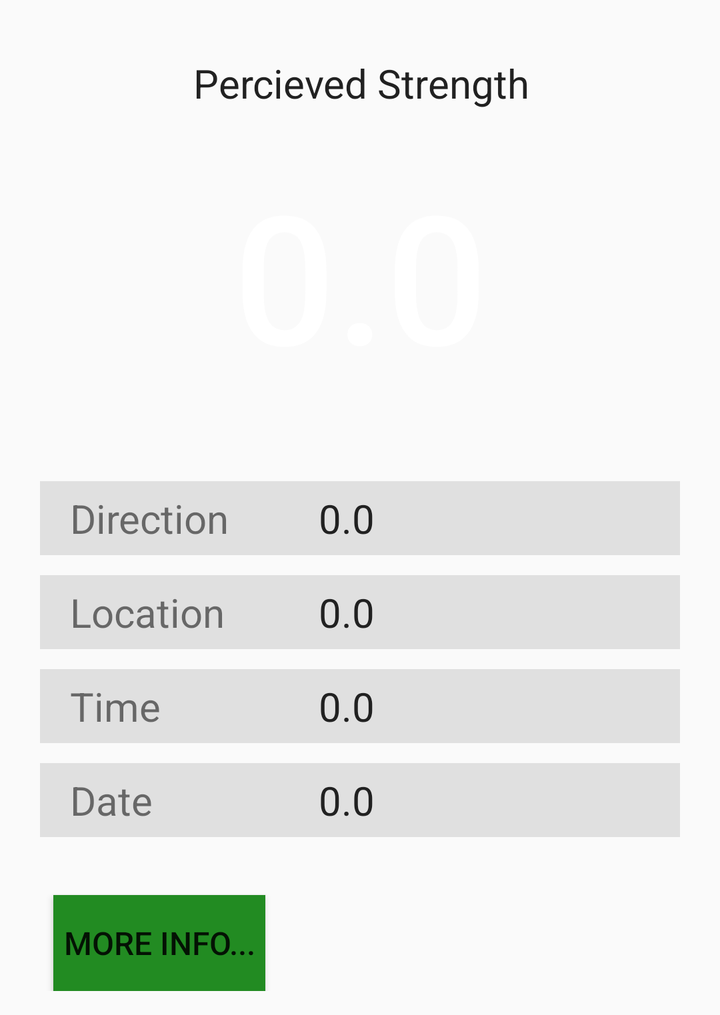
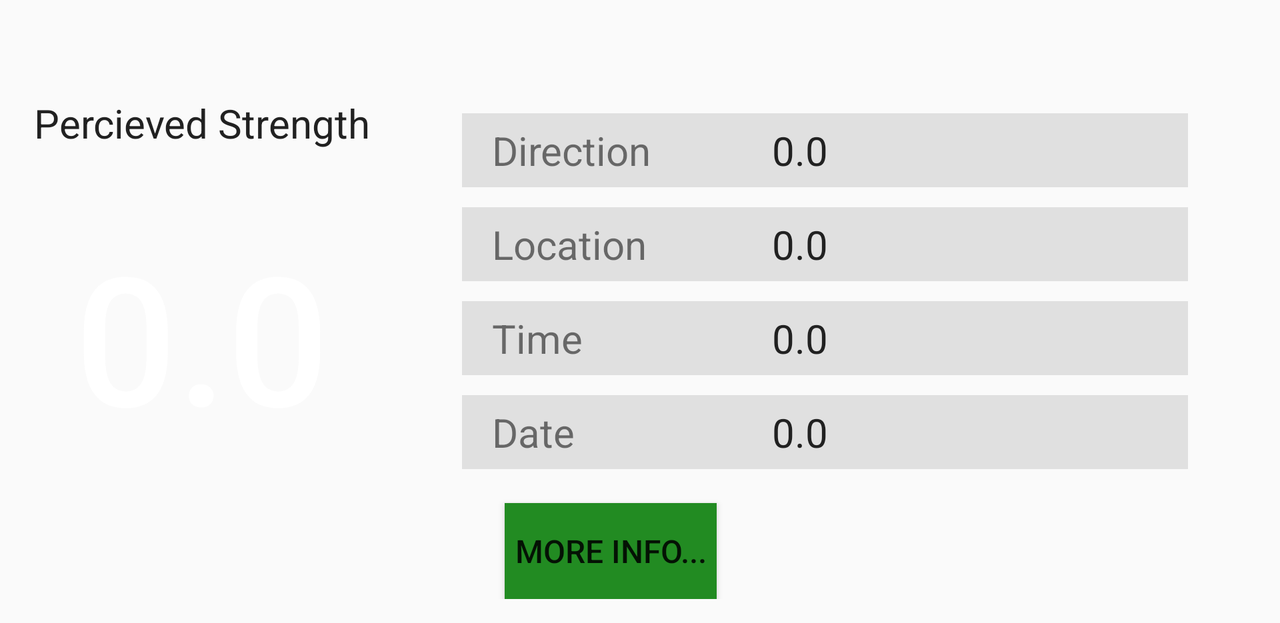

Compare how this app lays out the same screen by default and in its alternative resource folder. The renders come first, then the two layout files and the values they reference.
<!-- AndroidManifest.xml: application theme AppTheme -->
<!-- res/layout/diplay_whether.xml -->
<?xml version="1.0" encoding="utf-8"?>
<android.support.constraint.ConstraintLayout
    xmlns:android="http://schemas.android.com/apk/res/android"
    xmlns:app="http://schemas.android.com/apk/res-auto"
    xmlns:tools="http://schemas.android.com/tools"
    android:layout_width="match_parent"
    android:layout_height="wrap_content"

    android:paddingBottom="12dp"
    android:paddingTop="12dp">

    <TextView
        android:id="@+id/textView2"
        android:layout_width="wrap_content"
        android:layout_height="wrap_content"
        android:layout_marginEnd="8dp"
        android:layout_marginLeft="8dp"
        android:layout_marginRight="8dp"
        android:layout_marginStart="8dp"
        android:layout_marginTop="16dp"
        android:fontFamily="sans-serif"
        android:text="@string/percieved_strength"
        android:textAlignment="center"
        android:textAppearance="@style/TextAppearance.AppCompat.Title"
        android:textColor="@color/primary_text"
        android:textSize="20sp"
        app:layout_constraintEnd_toEndOf="parent"
        app:layout_constraintHorizontal_bias="0.502"
        app:layout_constraintStart_toStartOf="parent"
        app:layout_constraintTop_toTopOf="parent" />

    <TextView
        android:id="@+id/textView3"
        android:layout_width="156dp"
        android:layout_height="141dp"
        android:layout_gravity="center_vertical"
        android:layout_marginEnd="8dp"
        android:layout_marginLeft="8dp"
        android:layout_marginRight="8dp"
        android:layout_marginStart="8dp"
        android:layout_marginTop="12dp"
        android:background="@drawable/magnitude_circle"
        android:fontFamily="sans-serif-medium"
        android:gravity="center"
        android:text="@string/default_value"
        android:textAlignment="center"
        android:textColor="@android:color/white"
        android:textSize="90sp"
        app:layout_constraintEnd_toEndOf="parent"
        app:layout_constraintStart_toStartOf="parent"
        app:layout_constraintTop_toBottomOf="@+id/textView2" />

    <LinearLayout xmlns:android="http://schemas.android.com/apk/res/android"
        android:id="@+id/linearLayout"
        android:layout_width="match_parent"
        android:layout_height="wrap_content"
        android:layout_margin="10dp"
        android:layout_marginBottom="8dp"
        android:layout_marginEnd="8dp"
        android:layout_marginLeft="8dp"
        android:layout_marginRight="8dp"
        android:layout_marginStart="8dp"
        android:layout_marginTop="24dp"
        android:orientation="vertical"
        app:layout_constraintBottom_toBottomOf="parent"
        app:layout_constraintEnd_toEndOf="parent"
        app:layout_constraintStart_toStartOf="parent"
        app:layout_constraintTop_toBottomOf="@+id/textView3"
        app:layout_constraintVertical_bias="0.223">

        <LinearLayout
            android:layout_width="match_parent"
            android:layout_height="wrap_content"
            android:layout_marginBottom="5dp"
            android:layout_marginLeft="10dp"
            android:layout_marginRight="10dp"
            android:layout_marginTop="5dp"
            android:background="@color/activated"
            android:orientation="horizontal">

            <TextView
                android:id="@+id/direction1"
                android:layout_width="0dp"
                android:layout_height="wrap_content"
                android:layout_gravity="center"
                android:layout_marginBottom="5dp"
                android:layout_marginLeft="15dp"
                android:layout_marginRight="15dp"
                android:layout_marginTop="5dp"
                android:layout_weight="4"
                android:text="Direction"

                android:textSize="20sp" />

            <TextView
                android:id="@+id/direction2"
                android:layout_width="0dp"
                android:layout_height="wrap_content"
                android:layout_gravity="center"
                android:layout_marginBottom="5dp"
                android:layout_marginLeft="15dp"
                android:layout_marginRight="15dp"
                android:layout_marginTop="5dp"
                android:layout_weight="7"

                android:text="@string/default_value"
                android:textColor="@color/primary_text"
                android:textSize="20sp" />

        </LinearLayout>

        <LinearLayout
            android:layout_width="match_parent"
            android:layout_height="match_parent"
            android:layout_marginBottom="5dp"
            android:layout_marginLeft="10dp"
            android:layout_marginRight="10dp"
            android:layout_marginTop="5dp"
            android:background="@color/activated"
            android:orientation="horizontal">

            <TextView
                android:id="@+id/location1"
                android:layout_width="0dp"
                android:layout_height="wrap_content"
                android:layout_gravity="center"
                android:layout_marginBottom="5dp"
                android:layout_marginLeft="15dp"
                android:layout_marginRight="15dp"
                android:layout_marginTop="5dp"
                android:layout_weight="4"
                android:text="@string/locattion"
                android:textSize="20sp" />

            <TextView
                android:id="@+id/location2"
                android:layout_width="0dp"
                android:layout_height="wrap_content"
                android:layout_gravity="center"
                android:layout_marginBottom="5dp"
                android:layout_marginLeft="15dp"
                android:layout_marginRight="15dp"
                android:layout_marginTop="5dp"
                android:layout_weight="7"

                android:gravity="left"
                android:text="@string/default_value"
                android:textColor="@color/primary_text"
                android:textSize="20sp" />

        </LinearLayout>

        <LinearLayout
            android:layout_width="match_parent"
            android:layout_height="wrap_content"
            android:layout_marginBottom="5dp"
            android:layout_marginLeft="10dp"
            android:layout_marginRight="10dp"
            android:layout_marginTop="5dp"
            android:background="@color/activated"
            android:orientation="horizontal">

            <TextView
                android:id="@+id/time1"
                android:layout_width="0dp"
                android:layout_height="wrap_content"
                android:layout_gravity="center"
                android:layout_marginBottom="5dp"
                android:layout_marginLeft="15dp"
                android:layout_marginRight="15dp"
                android:layout_marginTop="5dp"
                android:layout_weight="4"
                android:text="@string/time"
                android:textSize="20sp" />

            <TextView
                android:id="@+id/time2"
                android:layout_width="0dp"
                android:layout_height="wrap_content"
                android:layout_gravity="center"
                android:layout_marginBottom="5dp"
                android:layout_marginLeft="15dp"
                android:layout_marginRight="15dp"
                android:layout_marginTop="5dp"
                android:layout_weight="7"
                android:gravity="left"
                android:text="@string/default_value"
                android:textColor="@color/primary_text"
                android:textSize="20sp" />

        </LinearLayout>

        <LinearLayout
            android:layout_width="match_parent"
            android:layout_height="wrap_content"
            android:layout_marginBottom="5dp"
            android:layout_marginLeft="10dp"
            android:layout_marginRight="10dp"
            android:layout_marginTop="5dp"
            android:background="@color/activated"
            android:orientation="horizontal">

            <TextView
                android:id="@+id/date1"
                android:layout_width="0dp"
                android:layout_height="wrap_content"
                android:layout_gravity="center"
                android:layout_marginBottom="5dp"
                android:layout_marginLeft="15dp"
                android:layout_marginRight="15dp"
                android:layout_marginTop="5dp"
                android:layout_weight="4"
                android:text="@string/date"
                android:textSize="20sp" />

            <TextView
                android:id="@+id/date2"
                android:layout_width="0dp"
                android:layout_height="wrap_content"
                android:layout_gravity="center"
                android:layout_marginBottom="5dp"
                android:layout_marginLeft="15dp"
                android:layout_marginRight="15dp"
                android:layout_marginTop="5dp"
                android:layout_weight="7"
                android:gravity="left"
                android:text="@string/default_value"

                android:textColor="@color/primary_text"
                android:textSize="20sp" />

        </LinearLayout>

    </LinearLayout>

    <Button
        android:id="@+id/button"
        android:layout_width="wrap_content"
        android:layout_height="wrap_content"
        android:layout_marginEnd="8dp"
        android:layout_marginLeft="8dp"
        android:layout_marginRight="8dp"
        android:layout_marginStart="8dp"
        android:layout_marginTop="24dp"
        android:background="@color/green"
        android:padding="5dp"
        android:text="More Info..."
        android:textSize="16dp"
        app:layout_constraintEnd_toEndOf="parent"
        app:layout_constraintHorizontal_bias="0.079"
        app:layout_constraintStart_toStartOf="parent"
        app:layout_constraintTop_toBottomOf="@+id/linearLayout" />


</android.support.constraint.ConstraintLayout>
<!-- resources referenced by this layout -->
<resources>
  <color name="activated">#E0E0E0</color>
  <color name="green">#228B22</color>
  <color name="primary_text">#212121</color>
  <string name="date">Date</string>
  <string name="default_value">0.0</string>
  <string name="locattion">Location</string>
  <string name="percieved_strength">Percieved Strength</string>
  <string name="time">Time</string>
  <style name="AppTheme" parent="Theme.AppCompat.Light.DarkActionBar">
          <item name="colorPrimary">@color/colorPrimary</item>
          <item name="colorPrimaryDark">@color/colorPrimaryDark</item>
          <item name="colorAccent">@color/colorAccent</item>
      </style>
  <color name="colorPrimary">#2B3D4D</color>
  <color name="colorPrimaryDark">#23303D</color>
  <color name="colorAccent">#10CAC9</color>
</resources>
<!-- res/layout-land/diplay_whether.xml (the repository's variant of the layout above) -->
<!-- drawn on the phone turned sideways -->
<?xml version="1.0" encoding="utf-8"?>
<android.support.constraint.ConstraintLayout
    xmlns:android="http://schemas.android.com/apk/res/android"
    xmlns:app="http://schemas.android.com/apk/res-auto"
    xmlns:tools="http://schemas.android.com/tools"
    android:layout_width="match_parent"
    android:layout_height="wrap_content"

    android:paddingBottom="12dp"
    android:paddingTop="12dp">

    <TextView
        android:id="@+id/textView2"
        android:layout_width="wrap_content"
        android:layout_height="wrap_content"
        android:layout_marginEnd="8dp"
        android:layout_marginLeft="8dp"
        android:layout_marginRight="8dp"
        android:layout_marginStart="8dp"
        android:layout_marginTop="36dp"
        android:fontFamily="sans-serif"
        android:text="@string/percieved_strength"
        android:textAlignment="center"
        android:textAppearance="@style/TextAppearance.AppCompat.Title"
        android:textColor="@color/primary_text"
        android:textSize="20sp"
        app:layout_constraintEnd_toEndOf="parent"
        app:layout_constraintHorizontal_bias="0.019"
        app:layout_constraintStart_toStartOf="parent"
        app:layout_constraintTop_toTopOf="parent" />

    <TextView
        android:id="@+id/textView3"
        android:layout_width="168dp"
        android:layout_height="154dp"
        android:layout_gravity="center_vertical"
        android:layout_marginEnd="8dp"
        android:layout_marginLeft="8dp"
        android:layout_marginRight="8dp"
        android:layout_marginStart="8dp"
        android:layout_marginTop="16dp"
        android:background="@drawable/magnitude_circle"
        android:fontFamily="sans-serif-medium"
        android:gravity="center"
        android:text="@string/default_value"
        android:textAlignment="center"
        android:textColor="@android:color/white"
        android:textSize="90sp"
        app:layout_constraintEnd_toEndOf="parent"
        app:layout_constraintHorizontal_bias="0.019"
        app:layout_constraintStart_toStartOf="parent"
        app:layout_constraintTop_toBottomOf="@+id/textView2" />

    <LinearLayout xmlns:android="http://schemas.android.com/apk/res/android"
        android:id="@+id/linearLayout"
        android:layout_width="383dp"
        android:layout_height="wrap_content"
        android:layout_margin="10dp"
        android:layout_marginBottom="8dp"
        android:layout_marginEnd="8dp"
        android:layout_marginLeft="8dp"
        android:layout_marginRight="8dp"
        android:layout_marginStart="8dp"
        android:layout_marginTop="8dp"
        android:orientation="vertical"
        app:layout_constraintBottom_toBottomOf="parent"
        app:layout_constraintEnd_toEndOf="parent"
        app:layout_constraintStart_toEndOf="@+id/textView3"
        app:layout_constraintTop_toTopOf="parent"
        app:layout_constraintVertical_bias="0.373">

        <LinearLayout
            android:layout_width="match_parent"
            android:layout_height="wrap_content"
            android:layout_marginBottom="5dp"
            android:layout_marginLeft="10dp"
            android:layout_marginRight="10dp"
            android:layout_marginTop="5dp"
            android:background="@color/activated"
            android:orientation="horizontal">

            <TextView
                android:id="@+id/direction1"
                android:layout_width="0dp"
                android:layout_height="wrap_content"
                android:layout_gravity="center"
                android:layout_marginBottom="5dp"
                android:layout_marginLeft="15dp"
                android:layout_marginRight="15dp"
                android:layout_marginTop="5dp"
                android:layout_weight="4"
                android:text="Direction"

                android:textSize="20sp" />

            <TextView
                android:id="@+id/direction2"
                android:layout_width="0dp"
                android:layout_height="wrap_content"
                android:layout_gravity="center"
                android:layout_marginBottom="5dp"
                android:layout_marginLeft="15dp"
                android:layout_marginRight="15dp"
                android:layout_marginTop="5dp"
                android:layout_weight="7"

                android:text="@string/default_value"
                android:textColor="@color/primary_text"
                android:textSize="20sp" />

        </LinearLayout>

        <LinearLayout
            android:layout_width="match_parent"
            android:layout_height="match_parent"
            android:layout_marginBottom="5dp"
            android:layout_marginLeft="10dp"
            android:layout_marginRight="10dp"
            android:layout_marginTop="5dp"
            android:background="@color/activated"
            android:orientation="horizontal">

            <TextView
                android:id="@+id/location1"
                android:layout_width="0dp"
                android:layout_height="wrap_content"
                android:layout_gravity="center"
                android:layout_marginBottom="5dp"
                android:layout_marginLeft="15dp"
                android:layout_marginRight="15dp"
                android:layout_marginTop="5dp"
                android:layout_weight="4"
                android:text="@string/locattion"
                android:textSize="20sp" />

            <TextView
                android:id="@+id/location2"
                android:layout_width="0dp"
                android:layout_height="wrap_content"
                android:layout_gravity="center"
                android:layout_marginBottom="5dp"
                android:layout_marginLeft="15dp"
                android:layout_marginRight="15dp"
                android:layout_marginTop="5dp"
                android:layout_weight="7"

                android:gravity="left"
                android:text="@string/default_value"
                android:textColor="@color/primary_text"
                android:textSize="20sp" />

        </LinearLayout>

        <LinearLayout
            android:layout_width="match_parent"
            android:layout_height="wrap_content"
            android:layout_marginBottom="5dp"
            android:layout_marginLeft="10dp"
            android:layout_marginRight="10dp"
            android:layout_marginTop="5dp"
            android:background="@color/activated"
            android:orientation="horizontal">

            <TextView
                android:id="@+id/time1"
                android:layout_width="0dp"
                android:layout_height="wrap_content"
                android:layout_gravity="center"
                android:layout_marginBottom="5dp"
                android:layout_marginLeft="15dp"
                android:layout_marginRight="15dp"
                android:layout_marginTop="5dp"
                android:layout_weight="4"
                android:text="@string/time"
                android:textSize="20sp" />

            <TextView
                android:id="@+id/time2"
                android:layout_width="0dp"
                android:layout_height="wrap_content"
                android:layout_gravity="center"
                android:layout_marginBottom="5dp"
                android:layout_marginLeft="15dp"
                android:layout_marginRight="15dp"
                android:layout_marginTop="5dp"
                android:layout_weight="7"
                android:gravity="left"
                android:text="@string/default_value"
                android:textColor="@color/primary_text"
                android:textSize="20sp" />

        </LinearLayout>

        <LinearLayout
            android:layout_width="match_parent"
            android:layout_height="wrap_content"
            android:layout_marginBottom="5dp"
            android:layout_marginLeft="10dp"
            android:layout_marginRight="10dp"
            android:layout_marginTop="5dp"
            android:background="@color/activated"
            android:orientation="horizontal">

            <TextView
                android:id="@+id/date1"
                android:layout_width="0dp"
                android:layout_height="wrap_content"
                android:layout_gravity="center"
                android:layout_marginBottom="5dp"
                android:layout_marginLeft="15dp"
                android:layout_marginRight="15dp"
                android:layout_marginTop="5dp"
                android:layout_weight="4"
                android:text="@string/date"
                android:textSize="20sp" />

            <TextView
                android:id="@+id/date2"
                android:layout_width="0dp"
                android:layout_height="wrap_content"
                android:layout_gravity="center"
                android:layout_marginBottom="5dp"
                android:layout_marginLeft="15dp"
                android:layout_marginRight="15dp"
                android:layout_marginTop="5dp"
                android:layout_weight="7"
                android:gravity="left"
                android:text="@string/default_value"

                android:textColor="@color/primary_text"
                android:textSize="20sp" />

        </LinearLayout>

    </LinearLayout>

    <Button
        android:id="@+id/button"
        android:layout_width="wrap_content"
        android:layout_height="wrap_content"
        android:layout_marginEnd="8dp"
        android:layout_marginLeft="8dp"
        android:layout_marginRight="8dp"
        android:layout_marginStart="8dp"
        android:layout_marginTop="12dp"
        android:background="@color/green"
        android:padding="5dp"
        android:text="More Info..."
        android:textSize="16dp"
        app:layout_constraintEnd_toEndOf="parent"
        app:layout_constraintHorizontal_bias="0.472"
        app:layout_constraintStart_toStartOf="parent"
        app:layout_constraintTop_toBottomOf="@+id/linearLayout" />


</android.support.constraint.ConstraintLayout>
